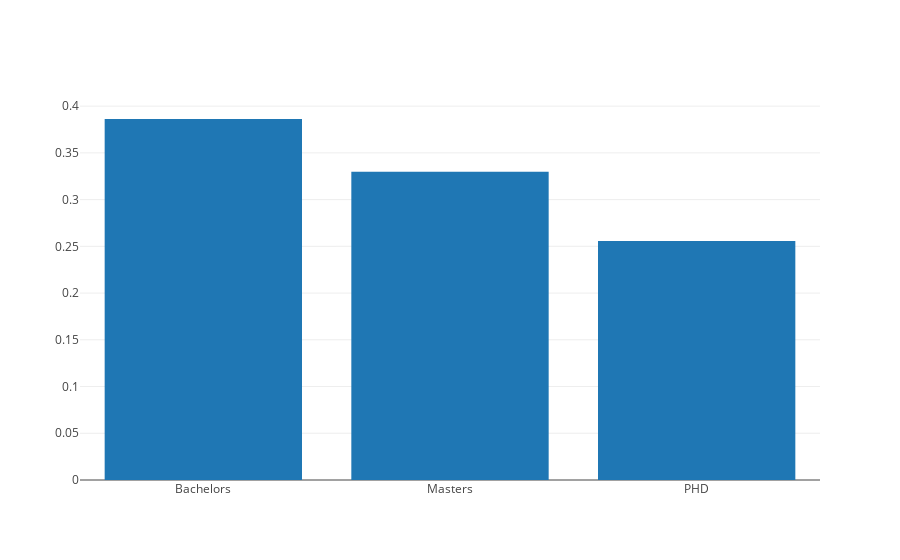

Notebook source saved alongside this figure:
### Code cell
title_df=pd.DataFrame(jobs.loc[:,degree_re.keys()].apply(lambda x: pd.value_counts(x,normalize=True)).loc[True].sort_values(ascending=False))

data=[go.Bar(
        x=title_df.index, 
        y=title_df[1]
        )
     ]
py.offline.iplot(data, filename='title-barplot')

### Figure 1 — Plotly figure (JSON) as saved in the notebook; plotly's stock layout.template omitted (floating-point values rounded to 4 significant figures)
{"data": [{"type": "bar", "x": ["Bachelors", "Masters", "PHD"], "y": [0.3862, 0.3298, 0.2558]}], "layout": {}}
